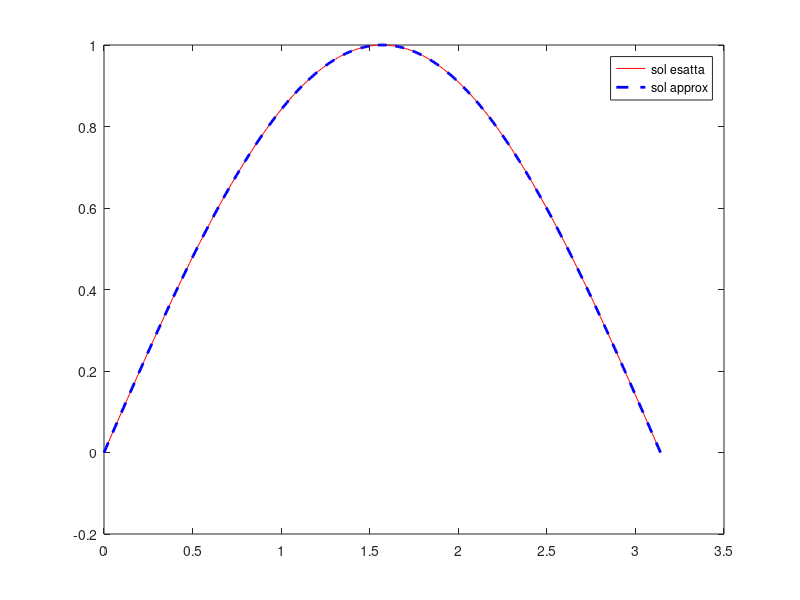

Here is the MATLAB script that generated this plot:
%% 4 es 1
clear all
close all
clc

a = 0;
b = pi;
f = @(x) 2*sin(x);
alfa = 1;
beta = -1;
sol_es = @(x) sin(x);
% discretizzazione
for k = 2:8
    M = 2^k;
    h = (b-a)/M;
    x = linspace(a,b,M+1);
    % matrice
    d = (2/h^2+1)*ones(1,M+1);
    c1 = [-2/h^2 -1/h^2*ones(1,M-1)];
    c2 = [-1/h^2*ones(1,M-1) -2/h^2];
    A = diag(d)+ diag(c1,1) + diag(c2,-1);
    % termine noto
    F = f(x)';
    F(1) = F(1) - 2*alfa/h;
    F(M+1) = F(M+1) +2*beta/h;
    u = A\F;
    xplot = linspace(a,b,333);
    plot(xplot,sol_es(xplot),'r',x,u,'--b','linewidth',2)
    legend('sol esatta', 'sol approx')
    err_ass(k-1) = max(abs(sol_es(x) - u')) % errore converge a 0 quadraticamente
    pause
end